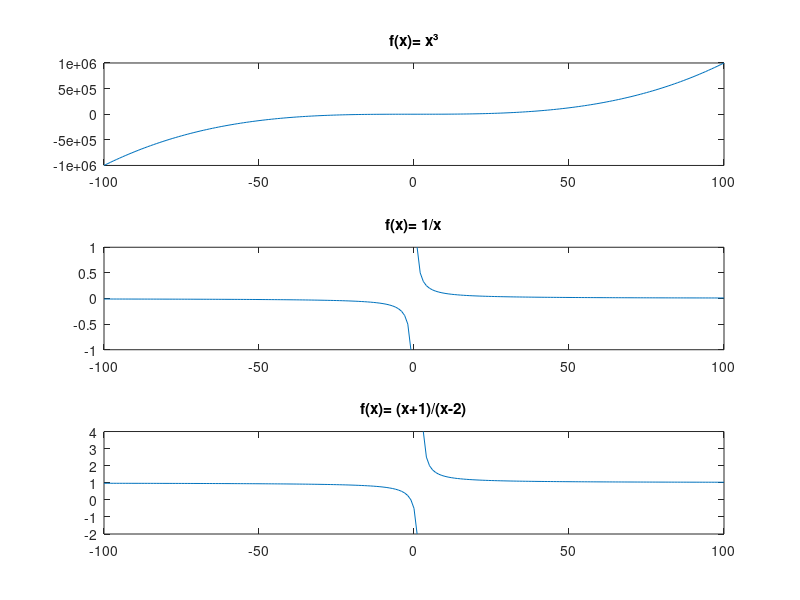

The MATLAB script that drew this image:
clear
clc
% Alunoi: Cauã Magalhães Pereira 
% Turma: 205
% Exercício 1 da Lista O

x = -100:100;

%(a) f(x)= x³
a = x.^3;

%(b) f(x)= 1/x
b = 1./x ;

%(c) f(x)= (x+1)/(x-2)
c = (x+1)./(x-2);

subplot(3,1,1);
plot(x,a);
title("f(x)= x³")

subplot(3,1,2);
plot(x,b);
title("f(x)= 1/x")

subplot(3,1,3);
plot(x,c);
title("f(x)= (x+1)/(x-2)")

